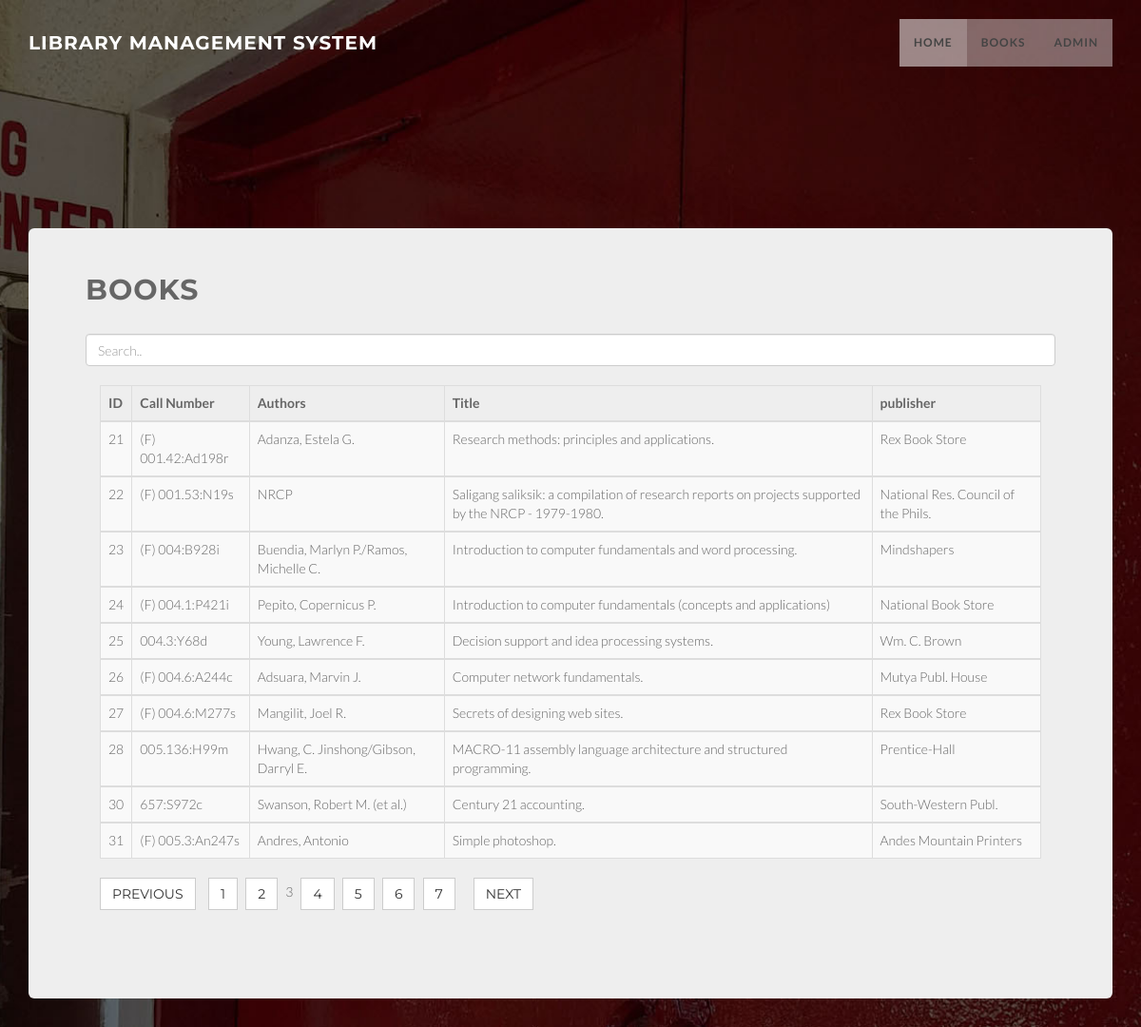
/table.php?pn=3, run on the app's committed database.
### tables this page shows
CREATE TABLE `add_book_records_copy` (
  `ID` int(100) NOT NULL AUTO_INCREMENT,
  `Call_Numbers` varchar(200) DEFAULT '',
  `Authors` varchar(100) DEFAULT NULL,
  `Title` varchar(200) DEFAULT NULL,
  `Editor` varchar(200) DEFAULT NULL,
  `Edition` varchar(200) DEFAULT NULL,
  `Place_Of_Publ` varchar(200) DEFAULT NULL,
  `Publisher` varchar(200) DEFAULT NULL,
  `Date_Of_Publ` varchar(200) DEFAULT NULL,
  `Page_No` varchar(200) DEFAULT NULL,
  `Series` varchar(200) DEFAULT NULL,
  `Notation1` varchar(200) DEFAULT NULL,
  `Notation2` varchar(200) DEFAULT NULL,
  `ISBN_No` varchar(200) DEFAULT NULL,
  `ISSN_No` varchar(200) DEFAULT NULL,
  `Accession_No` varchar(200) DEFAULT NULL,
  `Subject` varchar(200) DEFAULT NULL,
  `Quantities` varchar(200) DEFAULT NULL,
  `Total_remaining_books` varchar(200) DEFAULT NULL,
  `Abstractt` varchar(200) DEFAULT NULL,
  PRIMARY KEY (`ID`),
  KEY `Title` (`Place_Of_Publ`)
);

### table.php (the view, shortened to what this page needs)
<?php
include 'conn.php';
include 'header.php';
include ('pagination.php');
$sql = "SELECT ID, Call_Numbers, Authors, Title, Publisher FROM add_book_records_copy";
$result = mysqli_query($conn, $sql);
 ?>
<!DOCTYPE html>
<html lang="en">
<head>
  <link href="css/bootstrap.min.css" rel="stylesheet" type="text/css">
  <link href="css/style.css" rel="stylesheet" type="text/css">
  <link href="font-awesome/css/font-awesome.min.css" rel="stylesheet" type="text/css">
  <link href="css/animate.css" rel="stylesheet" />
  <link href="css/style.css" rel="stylesheet">
  <link href="color/default.css" rel="stylesheet">
</head>
<body>
	<section id="intro" class="intro">
<div class="container">
	<div class="jumbotron">
  <h2>BOOKS</h2>
  <input class="form-control" id="myInput" type="text" placeholder="Search..">
  <br>
  <div class="container">
  <table id="mytable" class="table table-bordered table-striped">
    <thead>
      <tr>
        <th>ID</th>
        <th>Call Number</th>
        <th>Authors</th>
        <th>Title</th>
        <th>publisher</th>
      </tr>
    </thead>
<?php
if ($result->num_rows > 0) {
  while ($row = $result->fetch_assoc()) {
      while($row = mysqli_fetch_array($query)){
    ?>
    <tbody id="myTable">
      <tr>
        <td><?php echo $row['ID']; ?></td>
        <td><?php echo $row['Call_Numbers']; ?></td>
        <td><?php echo $row['Authors']; ?></td>
        <td><?php echo $row ['Title']; ?></td>
        <td><?php echo $row['Publisher']; ?></td>
      </tr>
    </tbody>
    <?php
           }
      }
  }
?>
  </table>
  <div id="pagination_controls"><?php echo $paginationCtrls; ?>
  </div>
  </div>
  <div class="pagination-container">
            <nav>
            </nav>
        </div>
</div>
</div>
</section>
</body>
</html>

### css/style.css (style rules this page uses)
body { width: 100%; height: 100%; font-family: 'Lato',sans-serif; font-weight: 300; color: #666; background: url(../img/bg2.jpg) no-repeat; background-size: cover; }
html { width: 100%; height: 100%; }
h1, h2, h3, h4, h5, h6 { margin: 0 0 30px; text-transform: uppercase; font-family: Montserrat,sans-serif; font-weight: 700; letter-spacing: 1px; }
.intro { width:100%; position:relative; background: url(../img/bg2.jpg) no-repeat top center; background-size: cover; height: auto; }
#intro.intro { padding:20% 0 0 0; }
@media (min-width:767px) { .intro { height: 100%; padding: 0; } }

### data on the page
add_book_records_copy: ID "21", Call_Numbers "(F) 001.42:Ad198r", Authors "Adanza, Estela G.", Title "Research methods: principles and applications.", Publisher "Rex Book Store"
add_book_records_copy: ID "22", Call_Numbers "(F) 001.53:N19s", Authors "NRCP", Title "Saligang saliksik: a compilation of research reports on projects supported by the NRCP - 1979-1980.", Publisher "National Res. Council of the Phils."
add_book_records_copy: ID "23", Call_Numbers "(F) 004:B928i", Authors "Buendia, Marlyn P./Ramos, Michelle C.", Title "Introduction to computer fundamentals and word processing.", Publisher "Mindshapers"
add_book_records_copy: ID "24", Call_Numbers "(F) 004.1:P421i", Authors "Pepito, Copernicus P.", Title "Introduction to computer fundamentals (concepts and applications)", Publisher "National Book Store"
add_book_records_copy: ID "25", Call_Numbers "004.3:Y68d", Authors "Young, Lawrence F.", Title "Decision support and idea processing systems.", Publisher "Wm. C. Brown"
add_book_records_copy: ID "26", Call_Numbers "(F) 004.6:A244c", Authors "Adsuara, Marvin J.", Title "Computer network fundamentals.", Publisher "Mutya Publ. House"
add_book_records_copy: ID "27", Call_Numbers "(F) 004.6:M277s", Authors "Mangilit, Joel R.", Title "Secrets of designing web sites.", Publisher "Rex Book Store"
add_book_records_copy: ID "28", Call_Numbers "005.136:H99m", Authors "Hwang, C. Jinshong/Gibson, Darryl E.", Title "MACRO-11 assembly language architecture and structured programming.", Publisher "Prentice-Hall"
add_book_records_copy: ID "30", Call_Numbers "657:S972c", Authors "Swanson, Robert M. (et al.)", Title "Century 21 accounting.", Publisher "South-Western Publ."
add_book_records_copy: ID "31", Call_Numbers "(F) 005.3:An247s", Authors "Andres, Antonio", Title "Simple photoshop.", Publisher "Andes Mountain Printers"
